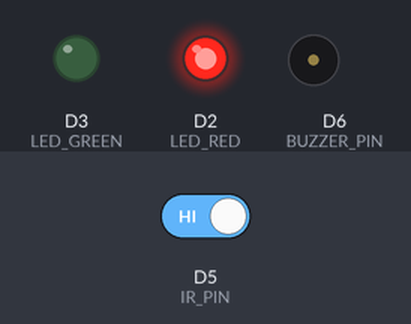
Simulated run of this sketch. Board: ESP8266 (NodeMCU). On the bench: output pins drawn as LEDs (lit = HIGH), buzzer (waves = sounding, pin HIGH). Inputs (shaded band) come from the test bench; at power-on: D5 (IR_PIN) HIGH. WiFi joins after 1.5 s; servers stay silent unless stated; random numbers use the default seed unless the sketch sets one; no MQTT or app messages arrive unless stated; what the sketch prints to the serial monitor is not drawn.

Above: at 2.7 s.
2.8 s: D5 (IR_PIN) driven LOW
At 2.89 s:
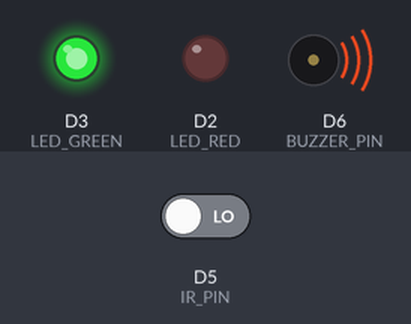
At 4.0 s:
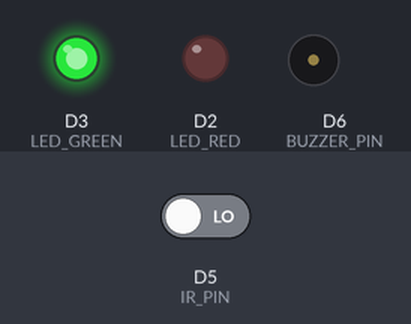
4.4 s: D5 (IR_PIN) driven HIGH
At 5.8 s:
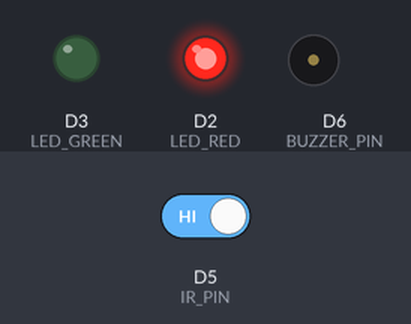
Timing chart, 0 to 7.4 s (numbered marks = the images above; inputs shaded):
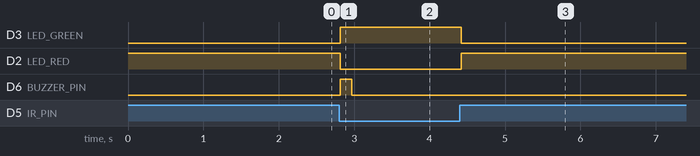

The sketch:

detect_camesp32.ino
```cpp
#include <ESP8266WiFi.h>
#include <PubSubClient.h>

// --- ตั้งค่า Wi-Fi ---
const char* ssid = "";      // ชื่อ Wi-Fi ของคุณ
const char* password = "";   // รหัสผ่าน Wi-Fi

// --- ตั้งค่า MQTT ---
const char* mqtt_server = ""; // IP เครื่องเซิร์ฟเวอร์ Node-RED ของคุณ
const int mqtt_port = 1883;
const char* mqtt_topic = "security/ir_trigger";

// --- กำหนดพิน ---
#define IR_PIN     D5  // พินรับสัญญาณจาก IR Sensor
#define LED_RED    D2  // พิน LED สีแดง
#define LED_GREEN  D3  // พิน LED สีเขียว
#define BUZZER_PIN D6  // พิน Buzzer

WiFiClient espClient;
PubSubClient client(espClient);

bool objectDetected = false;

void setup_wifi() {
  delay(10);
  Serial.println();
  Serial.print("Connecting to ");
  Serial.println(ssid);
  WiFi.begin(ssid, password);

  while (WiFi.status() != WL_CONNECTED) {
    delay(500);
    Serial.print(".");
  }
  Serial.println("");
  Serial.println("WiFi connected");
  Serial.print("IP address: ");
  Serial.println(WiFi.localIP());
}

void reconnect() {
  while (!client.connected()) {
    Serial.print("Attempting MQTT connection...");
    String clientId = "ESP8266Client-IR-";
    clientId += String(random(0xffff), HEX);

    if (client.connect(clientId.c_str())) {
      Serial.println("connected");
    } else {
      Serial.print("failed, rc=");
      Serial.print(client.state());
      Serial.println(" try again in 5 seconds");
      delay(5000);
    }
  }
}

void setup() {
  Serial.begin(115200);

  pinMode(IR_PIN, INPUT);
  pinMode(LED_RED, OUTPUT);
  pinMode(LED_GREEN, OUTPUT);
  pinMode(BUZZER_PIN, OUTPUT);

  // สถานะเริ่มต้น: ไฟแดงติด, ไฟเขียวดับ, บัซเซอร์เงียบ
  digitalWrite(LED_RED, HIGH);
  digitalWrite(LED_GREEN, LOW);
  digitalWrite(BUZZER_PIN, LOW);

  setup_wifi();
  client.setServer(mqtt_server, mqtt_port);
}

void loop() {
  if (!client.connected()) {
    reconnect();
  }
  client.loop();

  // อ่านค่าจาก IR Sensor (โมดูลส่วนใหญ่จะส่งค่า LOW เมื่อตรวจเจอบางอย่างบัง)
  int irVal = digitalRead(IR_PIN);

  if (irVal == LOW) {
    if (!objectDetected) { // ทำงานเมื่อมีวัตถุเข้ามาตัดผ่านครั้งแรก
      objectDetected = true;
      Serial.println("!!! Object Detected !!!");

      // สลับไฟสถานะ: แดงดับ / เขียวติด
      digitalWrite(LED_RED, LOW);
      digitalWrite(LED_GREEN, HIGH);

      // เสียงเตือนสั้นๆ (Beep)
      digitalWrite(BUZZER_PIN, HIGH);
      delay(150);
      digitalWrite(BUZZER_PIN, LOW);

      // ส่งสัญญาณ MQTT ไปบอก Node-RED ว่ามีคนผ่าน
      client.publish(mqtt_topic, "TRIGGER");
    }
  } else {
    if (objectDetected) { // คืนค่าเมื่อไม่มีวัตถุบังแล้ว
      objectDetected = false;
      Serial.println("Clear - Standby Mode");

      // สลับไฟกลับ: แดงติด / เขียวดับ
      digitalWrite(LED_RED, HIGH);
      digitalWrite(LED_GREEN, LOW);
      digitalWrite(BUZZER_PIN, LOW);
    }
  }

  delay(50); // พักการสแกนเล็กน้อย
}
```

Measured:
- after the input at 2.8 s, D3 (LED_GREEN): LOW → HIGH at once; D2 (LED_RED): HIGH → LOW at once; D6 (BUZZER_PIN): LOW → HIGH at once, → LOW 0.15 s later
- after the input at 4.4 s, D3 (LED_GREEN): HIGH → LOW at once; D2 (LED_RED): LOW → HIGH at once
